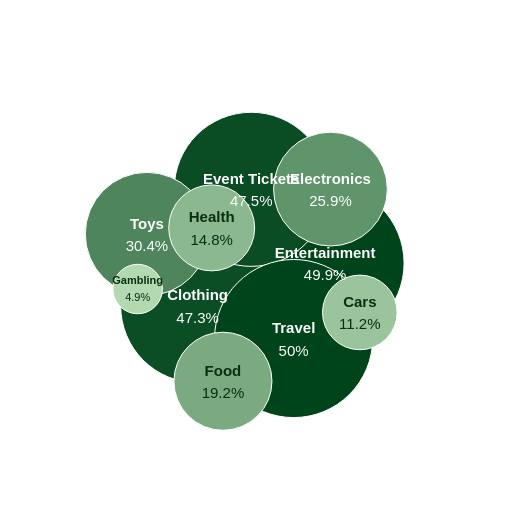

Vega-Lite specification stored for this chart:
### Vega specification from a JSON file in a GitHub repository (floating-point values rounded to 4 significant figures)
{"$schema": "https://vega.github.io/schema/vega/v5.json", "description": "A packed bubble chart.", "usermeta": {"author": "David Bacci", "github": "https://github.com/PBI-David/Deneb-Showcase"}, "width": 500, "height": 500, "padding": {"left": 5, "right": 5, "top": 20, "bottom": 0}, "autosize": "none", "signals": [{"name": "cx", "update": "width / 2"}, {"name": "cy", "update": "height / 2"}, {"name": "gravityX", "value": 0.2}, {"name": "gravityY", "value": 0.1}], "data": [{"name": "table", "values": [{"category": "Entertainment", "amount": 6013.0, "pct": 49.9}, {"category": "Clothing", "amount": 5698.0, "pct": 47.3}, {"category": "Event Tickets", "amount": 5720.0, "pct": 47.5}, {"category": "Travel", "amount": 6024.0, "pct": 50}, {"category": "Toys", "amount": 3662.0, "pct": 30.4}, {"category": "Electronics", "amount": 3119.0, "pct": 25.9}, {"category": "Food", "amount": 2316, "pct": 19.2}, {"category": "Health", "amount": 1780.0, "pct": 14.8}, {"category": "Cars", "amount": 1343.0, "pct": 11.2}, {"category": "Gambling", "amount": 590.5, "pct": 4.9}]}], "scales": [{"name": "size", "domain": {"data": "table", "field": "amount"}, "zero": true, "range": [0, 25000]}, {"name": "color", "type": "linear", "domain": {"data": "table", "field": "pct"}, "zero": true, "range": ["#c7e9c0", "#00441b"]}], "marks": [{"name": "nodes", "type": "symbol", "from": {"data": "table"}, "encode": {"enter": {"fill": {"scale": "color", "field": "pct"}, "xfocus": {"signal": "cx"}, "yfocus": {"signal": "cy"}}, "update": {"size": {"signal": "datum.amount", "scale": "size"}, "stroke": {"value": "white"}, "strokeWidth": {"value": 1}, "tooltip": {"signal": "datum"}}}, "transform": [{"type": "force", "iterations": 100, "static": false, "forces": [{"force": "collide", "iterations": 2, "radius": {"expr": "sqrt(datum.size)/2"}}, {"force": "center", "x": {"signal": "cx"}, "y": {"signal": "cy"}}, {"force": "x", "x": "xfocus", "strength": {"signal": "gravityX"}}, {"force": "y", "y": "yfocus", "strength": {"signal": "gravityY"}}]}]}, {"type": "text", "from": {"data": "nodes"}, "encode": {"enter": {"align": {"value": "center"}, "baseline": {"value": "middle"}, "fontWeight": {"value": "bold"}, "fill": {"signal": "datum.datum.pct > 25 ? '#ffffff' : '#0b2e13'"}, "text": {"field": "datum.category"}}, "update": {"x": {"field": "x"}, "y": {"field": "y"}, "fontSize": {"signal": "min(15, max(9, sqrt(datum.size) / 4.5))"}, "dy": {"signal": "-0.7 * min(15, max(9, sqrt(datum.size) / 4.5))"}}}}, {"type": "text", "from": {"data": "nodes"}, "encode": {"enter": {"align": {"value": "center"}, "baseline": {"value": "middle"}, "fill": {"signal": "datum.datum.pct > 25 ? '#ffffff' : '#0b2e13'"}, "text": {"signal": "datum.datum.pct + '%'"}}, "update": {"x": {"field": "x"}, "y": {"field": "y"}, "dy": {"signal": "0.8 * min(15, max(9, sqrt(datum.size) / 4.5))"}, "fontSize": {"signal": "min(15, max(9, sqrt(datum.size) / 4.5))"}}}}]}
